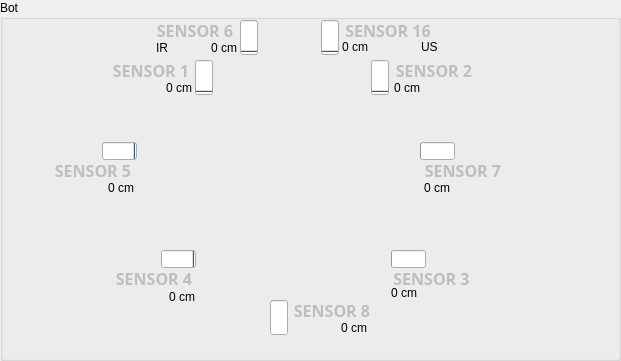
  <widget class="QGroupBox" name="groupBoxBot" >
   <property name="geometry" >
    <rect>
     <x>10</x>
     <y>310</y>
     <width>621</width>
     <height>361</height>
    </rect>
   </property>
   <property name="title" >
    <string>Bot</string>
   </property>
   <widget class="QLabel" name="labelSensorAlarm1" >
    <property name="enabled" >
     <bool>false</bool>
    </property>
    <property name="geometry" >
     <rect>
      <x>109</x>
      <y>60</y>
      <width>84</width>
      <height>20</height>
     </rect>
    </property>
    <property name="font" >
     <font>
      <family>Sans Serif</family>
      <pointsize>12</pointsize>
      <weight>75</weight>
      <italic>false</italic>
      <bold>true</bold>
      <underline>false</underline>
      <strikeout>false</strikeout>
     </font>
    </property>
    <property name="text" >
     <string>SENSOR 1</string>
    </property>
    <property name="alignment" >
     <set>Qt::AlignCenter</set>
    </property>
   </widget>
   <widget class="QLabel" name="label_7" >
    <property name="geometry" >
     <rect>
      <x>421</x>
      <y>39</y>
      <width>16</width>
      <height>16</height>
     </rect>
    </property>
    <property name="text" >
     <string>US</string>
    </property>
   </widget>
   <widget class="QLabel" name="labelSensorAlarm4" >
    <property name="enabled" >
     <bool>false</bool>
    </property>
    <property name="geometry" >
     <rect>
      <x>112</x>
      <y>268</y>
      <width>84</width>
      <height>21</height>
     </rect>
    </property>
    <property name="font" >
     <font>
      <family>Sans Serif</family>
      <pointsize>12</pointsize>
      <weight>75</weight>
      <italic>false</italic>
      <bold>true</bold>
      <underline>false</underline>
      <strikeout>false</strikeout>
     </font>
    </property>
    <property name="text" >
     <string>SENSOR 4</string>
    </property>
    <property name="alignment" >
     <set>Qt::AlignCenter</set>
    </property>
   </widget>
   <widget class="QLabel" name="labelSensorDistance5" >
    <property name="geometry" >
     <rect>
      <x>93</x>
      <y>180</y>
      <width>41</width>
      <height>16</height>
     </rect>
    </property>
    <property name="text" >
     <string>0 cm</string>
    </property>
    <property name="alignment" >
     <set>Qt::AlignRight|Qt::AlignTrailing|Qt::AlignVCenter</set>
    </property>
   </widget>
   <widget class="QProgressBar" name="progressBarSensor5" >
    <property name="geometry" >
     <rect>
      <x>102</x>
      <y>142</y>
      <width>35</width>
      <height>18</height>
     </rect>
    </property>
    <property name="autoFillBackground" >
     <bool>true</bool>
    </property>
    <property name="value" >
     <number>-1</number>
    </property>
    <property name="textVisible" >
     <bool>false</bool>
    </property>
    <property name="invertedAppearance" >
     <bool>true</bool>
    </property>
   </widget>
   <widget class="QProgressBar" name="progressBarSensor4" >
    <property name="geometry" >
     <rect>
      <x>161</x>
      <y>250</y>
      <width>35</width>
      <height>18</height>
     </rect>
    </property>
    <property name="autoFillBackground" >
     <bool>true</bool>
    </property>
    <property name="value" >
     <number>-1</number>
    </property>
    <property name="textVisible" >
     <bool>false</bool>
    </property>
    <property name="invertedAppearance" >
     <bool>true</bool>
    </property>
   </widget>
   <widget class="QLabel" name="labelSensorDistance16" >
    <property name="geometry" >
     <rect>
      <x>342</x>
      <y>39</y>
      <width>41</width>
      <height>16</height>
     </rect>
    </property>
    <property name="text" >
     <string>0 cm</string>
    </property>
   </widget>
   <widget class="QLabel" name="labelSensorAlarm2" >
    <property name="enabled" >
     <bool>false</bool>
    </property>
    <property name="geometry" >
     <rect>
      <x>392</x>
      <y>60</y>
      <width>84</width>
      <height>20</height>
     </rect>
    </property>
    <property name="font" >
     <font>
      <family>Sans Serif</family>
      <pointsize>12</pointsize>
      <weight>75</weight>
      <italic>false</italic>
      <bold>true</bold>
      <underline>false</underline>
      <strikeout>false</strikeout>
     </font>
    </property>
    <property name="text" >
     <string>SENSOR 2</string>
    </property>
    <property name="alignment" >
     <set>Qt::AlignCenter</set>
    </property>
   </widget>
   <widget class="QLabel" name="labelSensorAlarm16" >
    <property name="enabled" >
     <bool>false</bool>
    </property>
    <property name="geometry" >
     <rect>
      <x>341</x>
      <y>20</y>
      <width>94</width>
      <height>20</height>
     </rect>
    </property>
    <property name="font" >
     <font>
      <family>Sans Serif</family>
      <pointsize>12</pointsize>
      <weight>75</weight>
      <italic>false</italic>
      <bold>true</bold>
      <underline>false</underline>
      <strikeout>false</strikeout>
     </font>
    </property>
    <property name="text" >
     <string>SENSOR 16</string>
    </property>
    <property name="alignment" >
     <set>Qt::AlignCenter</set>
    </property>
   </widget>
   <widget class="QLabel" name="labelSensorAlarm8" >
    <property name="enabled" >
     <bool>false</bool>
    </property>
    <property name="geometry" >
     <rect>
      <x>290</x>
      <y>300</y>
      <width>84</width>
      <height>20</height>
     </rect>
    </property>
    <property name="font" >
     <font>
      <family>Sans Serif</family>
      <pointsize>12</pointsize>
      <weight>75</weight>
      <italic>false</italic>
      <bold>true</bold>
      <underline>false</underline>
      <strikeout>false</strikeout>
     </font>
    </property>
    <property name="text" >
     <string>SENSOR 8</string>
    </property>
    <property name="alignment" >
     <set>Qt::AlignCenter</set>
    </property>
   </widget>
   <widget class="QLabel" name="labelSensorAlarm5" >
    <property name="enabled" >
     <bool>false</bool>
    </property>
    <property name="geometry" >
     <rect>
      <x>51</x>
      <y>160</y>
      <width>84</width>
      <height>20</height>
     </rect>
    </property>
    <property name="font" >
     <font>
      <family>Sans Serif</family>
      <pointsize>12</pointsize>
      <weight>75</weight>
      <italic>false</italic>
      <bold>true</bold>
      <underline>false</underline>
      <strikeout>false</strikeout>
     </font>
    </property>
    <property name="text" >
     <string>SENSOR 5</string>
    </property>
    <property name="alignment" >
     <set>Qt::AlignCenter</set>
    </property>
   </widget>
   <widget class="QLabel" name="labelSensorAlarm7" >
    <property name="enabled" >
     <bool>false</bool>
    </property>
    <property name="geometry" >
     <rect>
      <x>421</x>
      <y>160</y>
      <width>84</width>
      <height>20</height>
     </rect>
    </property>
    <property name="font" >
     <font>
      <family>Sans Serif</family>
      <pointsize>12</pointsize>
      <weight>75</weight>
      <italic>false</italic>
      <bold>true</bold>
      <underline>false</underline>
      <strikeout>false</strikeout>
     </font>
    </property>
    <property name="text" >
     <string>SENSOR 7</string>
    </property>
    <property name="alignment" >
     <set>Qt::AlignCenter</set>
    </property>
   </widget>
   <widget class="QLabel" name="labelSensorDistance4" >
    <property name="geometry" >
     <rect>
      <x>154</x>
      <y>289</y>
      <width>41</width>
      <height>16</height>
     </rect>
    </property>
    <property name="text" >
     <string>0 cm</string>
    </property>
    <property name="alignment" >
     <set>Qt::AlignRight|Qt::AlignTrailing|Qt::AlignVCenter</set>
    </property>
   </widget>
   <widget class="QProgressBar" name="progressBarSensor7" >
    <property name="geometry" >
     <rect>
      <x>420</x>
      <y>142</y>
      <width>35</width>
      <height>18</height>
     </rect>
    </property>
    <property name="autoFillBackground" >
     <bool>true</bool>
    </property>
    <property name="value" >
     <number>-1</number>
    </property>
    <property name="textVisible" >
     <bool>false</bool>
    </property>
   </widget>
   <widget class="QLabel" name="lblRobotPic" >
    <property name="geometry" >
     <rect>
      <x>140</x>
      <y>40</y>
      <width>281</width>
      <height>261</height>
     </rect>
    </property>
    <property name="text" >
     <string/>
    </property>
    <property name="pixmap" >
     <pixmap resource="../mrs.qrc" >:/images/images/imgp4355_Bot-freigestellt-275x264.png</pixmap>
    </property>
    <property name="scaledContents" >
     <bool>true</bool>
    </property>
    <property name="alignment" >
     <set>Qt::AlignCenter</set>
    </property>
   </widget>
   <widget class="QLabel" name="labelSensorDistance2" >
    <property name="geometry" >
     <rect>
      <x>394</x>
      <y>80</y>
      <width>41</width>
      <height>16</height>
     </rect>
    </property>
    <property name="text" >
     <string>0 cm</string>
    </property>
   </widget>
   <widget class="QLabel" name="labelSensorDistance8" >
    <property name="geometry" >
     <rect>
      <x>326</x>
      <y>320</y>
      <width>41</width>
      <height>16</height>
     </rect>
    </property>
    <property name="text" >
     <string>0 cm</string>
    </property>
    <property name="alignment" >
     <set>Qt::AlignRight|Qt::AlignTrailing|Qt::AlignVCenter</set>
    </property>
   </widget>
   <widget class="QProgressBar" name="progressBarSensor6" >
    <property name="geometry" >
     <rect>
      <x>240</x>
      <y>20</y>
      <width>18</width>
      <height>35</height>
     </rect>
    </property>
    <property name="autoFillBackground" >
     <bool>true</bool>
    </property>
    <property name="value" >
     <number>-1</number>
    </property>
    <property name="textVisible" >
     <bool>false</bool>
    </property>
    <property name="orientation" >
     <enum>Qt::Vertical</enum>
    </property>
   </widget>
   <widget class="QProgressBar" name="progressBarSensor3" >
    <property name="geometry" >
     <rect>
      <x>391</x>
      <y>250</y>
      <width>35</width>
      <height>18</height>
     </rect>
    </property>
    <property name="autoFillBackground" >
     <bool>true</bool>
    </property>
    <property name="value" >
     <number>-1</number>
    </property>
    <property name="textVisible" >
     <bool>false</bool>
    </property>
   </widget>
   <widget class="QLabel" name="label_6" >
    <property name="geometry" >
     <rect>
      <x>156</x>
      <y>40</y>
      <width>16</width>
      <height>16</height>
     </rect>
    </property>
    <property name="text" >
     <string>IR</string>
    </property>
   </widget>
   <widget class="QLabel" name="labelSensorAlarm3" >
    <property name="enabled" >
     <bool>false</bool>
    </property>
    <property name="geometry" >
     <rect>
      <x>391</x>
      <y>268</y>
      <width>81</width>
      <height>21</height>
     </rect>
    </property>
    <property name="font" >
     <font>
      <family>Sans Serif</family>
      <pointsize>12</pointsize>
      <weight>75</weight>
      <italic>false</italic>
      <bold>true</bold>
      <underline>false</underline>
      <strikeout>false</strikeout>
     </font>
    </property>
    <property name="text" >
     <string>SENSOR 3</string>
    </property>
    <property name="alignment" >
     <set>Qt::AlignCenter</set>
    </property>
   </widget>
   <widget class="QLabel" name="labelSensorDistance3" >
    <property name="geometry" >
     <rect>
      <x>391</x>
      <y>285</y>
      <width>41</width>
      <height>16</height>
     </rect>
    </property>
    <property name="text" >
     <string>0 cm</string>
    </property>
   </widget>
   <widget class="QLabel" name="labelSensorDistance6" >
    <property name="geometry" >
     <rect>
      <x>196</x>
      <y>40</y>
      <width>41</width>
      <height>16</height>
     </rect>
    </property>
    <property name="text" >
     <string>0 cm</string>
    </property>
    <property name="alignment" >
     <set>Qt::AlignRight|Qt::AlignTrailing|Qt::AlignVCenter</set>
    </property>
   </widget>
   <widget class="QLabel" name="labelSensorDistance7" >
    <property name="geometry" >
     <rect>
      <x>424</x>
      <y>180</y>
      <width>41</width>
      <height>16</height>
     </rect>
    </property>
    <property name="text" >
     <string>0 cm</string>
    </property>
   </widget>
   <widget class="QProgressBar" name="progressBarSensor2" >
    <property name="geometry" >
     <rect>
      <x>371</x>
      <y>60</y>
      <width>18</width>
      <height>35</height>
     </rect>
    </property>
    <property name="autoFillBackground" >
     <bool>true</bool>
    </property>
    <property name="value" >
     <number>-1</number>
    </property>
    <property name="textVisible" >
     <bool>false</bool>
    </property>
    <property name="orientation" >
     <enum>Qt::Vertical</enum>
    </property>
   </widget>
   <widget class="QProgressBar" name="progressBarSensor8" >
    <property name="geometry" >
     <rect>
      <x>270</x>
      <y>300</y>
      <width>18</width>
      <height>35</height>
     </rect>
    </property>
    <property name="autoFillBackground" >
     <bool>true</bool>
    </property>
    <property name="value" >
     <number>-1</number>
    </property>
    <property name="textVisible" >
     <bool>false</bool>
    </property>
    <property name="orientation" >
     <enum>Qt::Vertical</enum>
    </property>
    <property name="invertedAppearance" >
     <bool>true</bool>
    </property>
   </widget>
   <widget class="QLabel" name="labelSensorAlarm6" >
    <property name="enabled" >
     <bool>false</bool>
    </property>
    <property name="geometry" >
     <rect>
      <x>153</x>
      <y>20</y>
      <width>84</width>
      <height>20</height>
     </rect>
    </property>
    <property name="font" >
     <font>
      <family>Sans Serif</family>
      <pointsize>12</pointsize>
      <weight>75</weight>
      <italic>false</italic>
      <bold>true</bold>
      <underline>false</underline>
      <strikeout>false</strikeout>
     </font>
    </property>
    <property name="text" >
     <string>SENSOR 6</string>
    </property>
    <property name="alignment" >
     <set>Qt::AlignCenter</set>
    </property>
   </widget>
   <widget class="QProgressBar" name="progressBarSensor16" >
    <property name="geometry" >
     <rect>
      <x>321</x>
      <y>20</y>
      <width>18</width>
      <height>35</height>
     </rect>
    </property>
    <property name="autoFillBackground" >
     <bool>true</bool>
    </property>
    <property name="textVisible" >
     <bool>false</bool>
    </property>
    <property name="orientation" >
     <enum>Qt::Vertical</enum>
    </property>
   </widget>
   <widget class="QProgressBar" name="progressBarSensor1" >
    <property name="geometry" >
     <rect>
      <x>195</x>
      <y>60</y>
      <width>18</width>
      <height>35</height>
     </rect>
    </property>
    <property name="autoFillBackground" >
     <bool>true</bool>
    </property>
    <property name="value" >
     <number>-1</number>
    </property>
    <property name="textVisible" >
     <bool>false</bool>
    </property>
    <property name="orientation" >
     <enum>Qt::Vertical</enum>
    </property>
   </widget>
   <widget class="QLabel" name="labelSensorDistance1" >
    <property name="geometry" >
     <rect>
      <x>151</x>
      <y>80</y>
      <width>41</width>
      <height>16</height>
     </rect>
    </property>
    <property name="text" >
     <string>0 cm</string>
    </property>
    <property name="alignment" >
     <set>Qt::AlignRight|Qt::AlignTrailing|Qt::AlignVCenter</set>
    </property>
   </widget>
  </widget>
